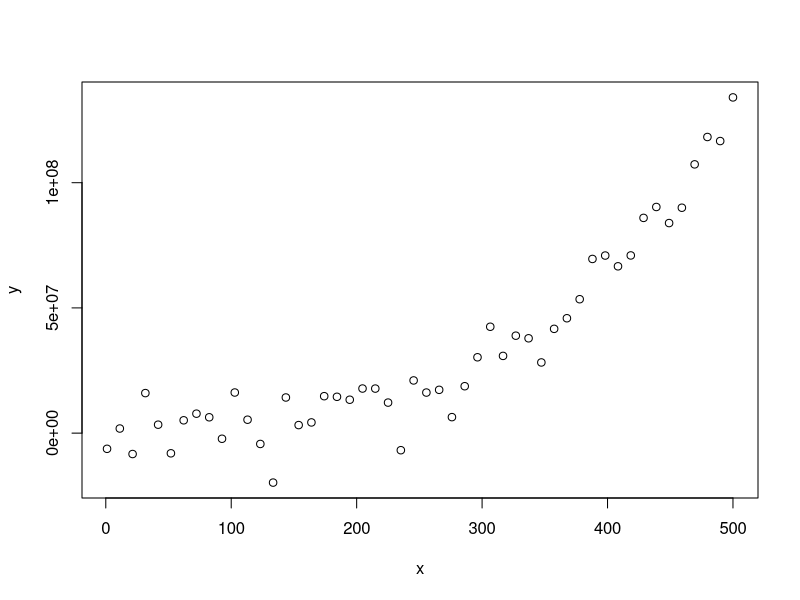

R code for this plot: (Note: this script raises an error after producing the figure.)
## ---- chunk 1
set.seed(1)
## ---- chunk 2
n <- 50
M <- 500
x <- seq(1,M,len=n)
X <- cbind(1,x,x^2,x^3)
beta <- matrix(c(1,1,1,1),4,1)
y <- X%*%beta+rnorm(n,sd=10^7)
plot(x,y)
solve(crossprod(X))%*%crossprod(X,y)

tail(X)
crossprod(X)
QR <- qr(X)
Q <- qr.Q( QR )
R <- qr.R( QR )

backsolve(R,crossprod(Q,y))

plot(x,y)
fitted <- tcrossprod(Q)%*%y
lines(x,fitted,col=2)

## ---- chunk 3
qr.X <- qr(X)
R <- qr.R(qr.X)
Q <- qr.Q(qr.X)
betahat <- backsolve(R, crossprod(Q,y) )
betahat
